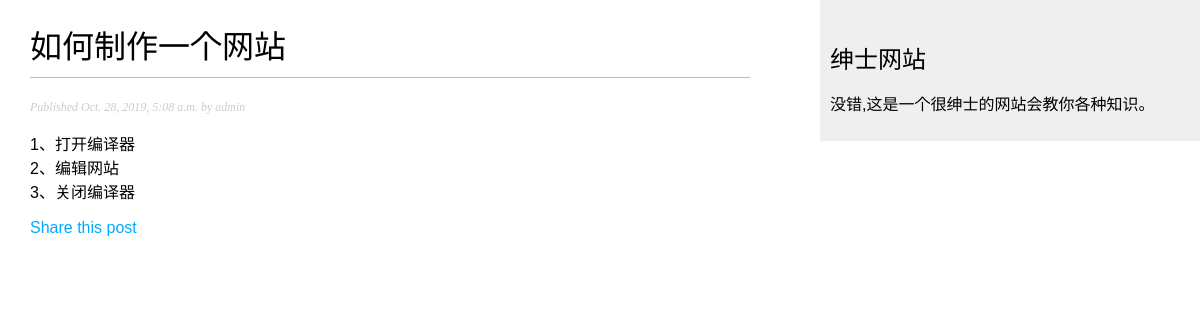
The page /blog/2019/10/28/web-do/ on the database its author committed.
### blog/models.py (models this page shows, shortened)
class Post(models.Model):
    STATUS_CHOICES=(
        ('draft','Draft'),
        ('published','Published'),
    )
    title=models.CharField(max_length=250)
    slug=models.SlugField(max_length=250,unique_for_date='publish')
    author=models.ForeignKey(User,on_delete=models.CASCADE,related_name='blog_posts')
    body=models.TextField()
    publish=models.DateTimeField(default=timezone.now)
    created=models.DateTimeField(auto_now_add=True)
    updated=models.DateTimeField(auto_now=True)
    status=models.CharField(max_length=10,choices=STATUS_CHOICES,default='draft')
    objects=models.Manager()
    published=PublishedManager()
    class Meta:
        ordering=('-publish',)

### blog/views.py (the view)
# urls.py: path('<int:year>/<int:month>/<int:day>/<slug:post>/',views.post_detail,name='post_detail'),
def post_detail(request,year,month,day,post):
    post=get_object_or_404(Post,slug=post,status='published',publish__year=year,publish__month=month,publish__day=day)
    return render(request,'blog/post/detail.html',{'posts':post})

### blog/templates/blog/post/detail.html (shortened to what this page needs)
{% extends 'blog/base.html' %}
{% block content %}
    <h1>{{ posts.title }}</h1>
    <p class="date">
    Published {{ posts.publish }} by {{ posts.author }}
    </p>
    {{ posts.body|linebreaks }}
    <p>
        <a href="{% url "blog:post_share" posts.id  %}">
            Share this post
        </a>
    </p>
{% endblock %}

### blog/static/css/blog.css (style rules this page uses)
body { margin:0; padding:0; font-family:helvetica, sans-serif; }
a { color:#00abff; text-decoration:none; }
h1 { font-weight:normal; border-bottom:1px solid #bbb; padding:0 0 10px 0; }
p.date { color:#ccc; font-family: georgia, serif; font-size: 12px; font-style: italic; }

### rows shown on the page
Post: title "如何制作一个网站", publish "Oct. 28, 2019, 5:08 a.m.", author "admin", body "1、打开编译器 2、编辑网站 3、关闭编译器"
